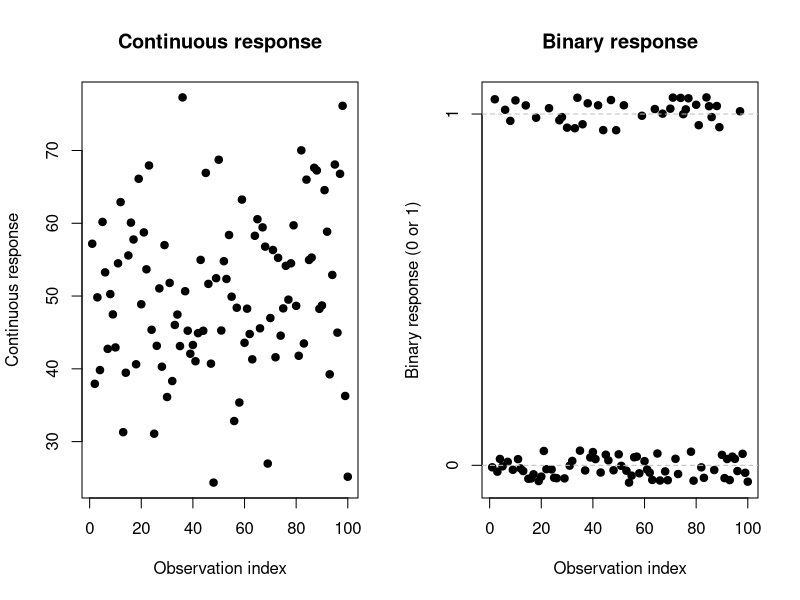
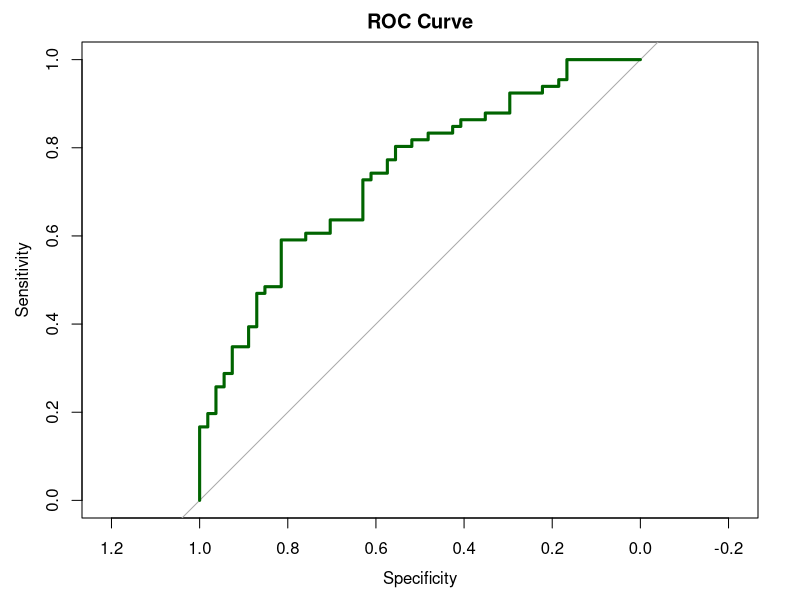
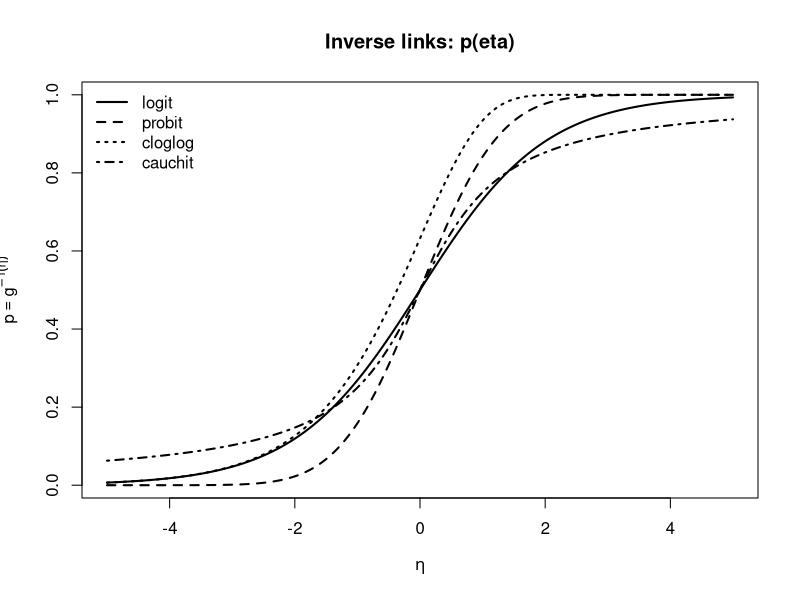

Recreate these plots in R, in order.
## ---- chunk 1
knitr::opts_chunk$set(
  echo = TRUE, message = FALSE, warning = FALSE, fig.width = 7, fig.height = 4.5
)
## ---- chunk 2
library(xtable)
library(tidyverse)
library(pROC)
library(ggplot2)
## ---- chunk 3
p1 <- 0.5
yi <- rbinom(5, 1, p1); yi
## ---- chunk 4
p2 <- 0.7
yi <- rbinom(10, 5, p2); yi
## ---- chunk 5
# ---- Simulate two types of responses ----
n <- 100

# Continuous response (e.g. blood pressure, weight)
y_cont <- rnorm(n, mean = 50, sd = 10)

# Binary response (e.g. disease: 0 = no, 1 = yes)
p <- 0.3                  # probability of "1"
y_bin <- rbinom(n, 1, p)  # 0/1 outcomes

# ---- Plot: continuous vs binary response ----
par(mfrow = c(1, 2))

# Left: continuous response
plot(1:n, y_cont,
     pch = 19,
     xlab = "Observation index",
     ylab = "Continuous response",
     main = "Continuous response")

# Right: binary response
plot(1:n, jitter(y_bin, amount = 0.05),
     pch = 19,
     xlab = "Observation index",
     ylab = "Binary response (0 or 1)",
     main = "Binary response",
     yaxt = "n")
axis(2, at = c(0, 1), labels = c("0", "1"))
abline(h = 0:1, lty = 2, col = "grey")
par(mfrow = c(1, 1))
## ---- chunk 6
# Simulated binary response
n <- 120
x <- rnorm(n, 50, 10)
p <- plogis((x - 50)/8)
y <- rbinom(n, 1, p)

# Logistic regression
logit_model <- glm(y ~ x, family = binomial)

summary(logit_model)
exp(coef(logit_model))   # Odds ratios
## ---- chunk 7
pred_prob <- predict(logit_model, type = "response")
head(pred_prob)
## ---- chunk 8
threshold <- 0.5
pred_class <- ifelse(pred_prob > threshold, 1, 0)

table(Actual = y, Predicted = pred_class)
## ---- chunk 9
roc_obj <- roc(y, pred_prob)
plot(roc_obj, col="darkgreen", lwd=3, main="ROC Curve")
auc(roc_obj)
## ---- chunk 10
data(mtcars)
df <- within(mtcars, {
  am <- as.integer(am)        # ensure binary 0/1
  wt <- wt                    # weight (1000 lbs)
  hp <- hp                    # horsepower
})

dim(mtcars)
## ---- chunk 11
# 2) Fit logistic regression ---------------------------------
# logit(P(am=1)) = beta0 + beta1*wt + beta2*hp
fit <- glm(am ~ wt + hp, data = df, family = binomial(link = "logit"))

cat("\n=== Model summary (logit scale) ===\n")
print(summary(fit))
## ---- chunk 12
# 3) Odds ratios and 95% CI ----------------------------------
# OR = exp(beta). For a one-unit increase in the predictor, odds multiply by OR.
coefs <- coef(fit)
OR <- exp(coefs); OR
## ---- chunk 13
# Profile-likelihood CI for coefficients, then exponentiate to get OR CI
ci_beta <- suppressMessages(confint(fit))
OR_CI <- exp(ci_beta)

cat("\n=== Odds Ratios (with 95% CI) ===\n")
print(data.frame(
  term = names(OR),
  OR = OR,
  OR_low = OR_CI[, 1],
  OR_high = OR_CI[, 2],
  row.names = NULL
), digits = 3)
## ---- chunk 14
# 4) Predicted probabilities for each observation -------------
df$phat <- predict(fit, type = "response")  # P(am=1 | wt, hp)

cat("\n=== First 6 predicted probabilities (P(manual)) ===\n")
print(head(df[, c("wt", "hp", "am", "phat")], 6), digits = 3)
## ---- chunk 15
eta <- seq(-5, 5, length.out = 400)
curve_logit <- plogis(eta)
curve_probit <- pnorm(eta)
curve_cloglog <- 1 - exp(-exp(eta))
curve_cauchit <- pcauchy(eta)

plot(eta, curve_logit, type="l", lwd=2, xlab=expression(eta),
ylab=expression(p==g^{-1}(eta)), main="Inverse links: p(eta)")
lines(eta, curve_probit, lwd=2, lty=2)
lines(eta, curve_cloglog, lwd=2, lty=3)
lines(eta, curve_cauchit, lwd=2, lty=4)
legend("topleft", lwd=2, lty=1:4, bty="n",
legend=c("logit","probit","cloglog","cauchit"))

## ---- chunk 16
lr.logit <- glm(am ~ wt + hp, family = binomial(link = "logit"), data = df)   
lr.probit <- glm(am ~ wt + hp, family = binomial(link = "probit"), data = df)  
lr.cloglog <- glm(am ~ wt + hp, family = binomial(link = "cloglog"), data = df) 
lr.cauchit <- glm(am ~ wt + hp, family = binomial(link = "cauchit"), data = df) 
